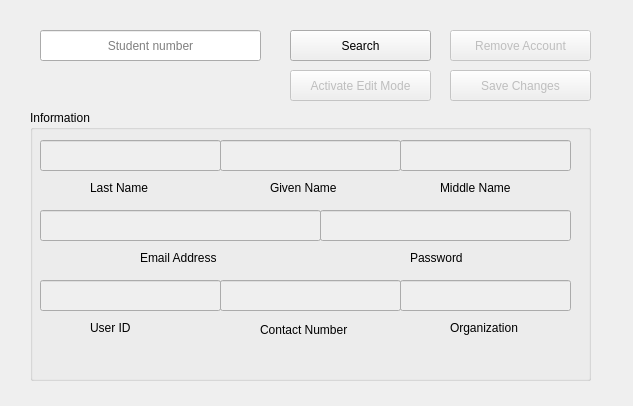
<?xml version="1.0" encoding="UTF-8"?>
<ui version="4.0">
 <class>Form_AccountHandler</class>
 <widget class="QWidget" name="Form_AccountHandler">
  <property name="geometry">
   <rect>
    <x>0</x>
    <y>0</y>
    <width>633</width>
    <height>406</height>
   </rect>
  </property>
  <property name="windowTitle">
   <string>Form</string>
  </property>
  <widget class="QLineEdit" name="lineEdit_StudentNumber">
   <property name="geometry">
    <rect>
     <x>40</x>
     <y>30</y>
     <width>221</width>
     <height>31</height>
    </rect>
   </property>
   <property name="alignment">
    <set>Qt::AlignCenter</set>
   </property>
   <property name="placeholderText">
    <string>Student number</string>
   </property>
  </widget>
  <widget class="QGroupBox" name="groupBox">
   <property name="geometry">
    <rect>
     <x>30</x>
     <y>110</y>
     <width>561</width>
     <height>271</height>
    </rect>
   </property>
   <property name="title">
    <string>Information</string>
   </property>
   <widget class="QLineEdit" name="lineEdit_Surname">
    <property name="enabled">
     <bool>false</bool>
    </property>
    <property name="geometry">
     <rect>
      <x>10</x>
      <y>30</y>
      <width>181</width>
      <height>31</height>
     </rect>
    </property>
    <property name="alignment">
     <set>Qt::AlignCenter</set>
    </property>
    <property name="placeholderText">
     <string/>
    </property>
   </widget>
   <widget class="QLineEdit" name="lineEdit_GivenName">
    <property name="enabled">
     <bool>false</bool>
    </property>
    <property name="geometry">
     <rect>
      <x>190</x>
      <y>30</y>
      <width>181</width>
      <height>31</height>
     </rect>
    </property>
    <property name="alignment">
     <set>Qt::AlignCenter</set>
    </property>
    <property name="placeholderText">
     <string/>
    </property>
   </widget>
   <widget class="QLineEdit" name="lineEdit_MiddleName">
    <property name="enabled">
     <bool>false</bool>
    </property>
    <property name="geometry">
     <rect>
      <x>370</x>
      <y>30</y>
      <width>171</width>
      <height>31</height>
     </rect>
    </property>
    <property name="alignment">
     <set>Qt::AlignCenter</set>
    </property>
    <property name="placeholderText">
     <string/>
    </property>
   </widget>
   <widget class="QLabel" name="label">
    <property name="geometry">
     <rect>
      <x>60</x>
      <y>70</y>
      <width>71</width>
      <height>16</height>
     </rect>
    </property>
    <property name="text">
     <string>Last Name</string>
    </property>
   </widget>
   <widget class="QLabel" name="label_GivenName">
    <property name="geometry">
     <rect>
      <x>240</x>
      <y>70</y>
      <width>71</width>
      <height>16</height>
     </rect>
    </property>
    <property name="text">
     <string>Given Name</string>
    </property>
   </widget>
   <widget class="QLabel" name="label_MiddleName">
    <property name="geometry">
     <rect>
      <x>410</x>
      <y>70</y>
      <width>81</width>
      <height>16</height>
     </rect>
    </property>
    <property name="text">
     <string>Middle Name</string>
    </property>
   </widget>
   <widget class="QLineEdit" name="lineEdit_EmailAddress">
    <property name="enabled">
     <bool>false</bool>
    </property>
    <property name="geometry">
     <rect>
      <x>10</x>
      <y>100</y>
      <width>281</width>
      <height>31</height>
     </rect>
    </property>
    <property name="alignment">
     <set>Qt::AlignCenter</set>
    </property>
    <property name="placeholderText">
     <string/>
    </property>
   </widget>
   <widget class="QLabel" name="label_3">
    <property name="geometry">
     <rect>
      <x>110</x>
      <y>140</y>
      <width>91</width>
      <height>16</height>
     </rect>
    </property>
    <property name="text">
     <string>Email Address</string>
    </property>
   </widget>
   <widget class="QLabel" name="label_GivenName_3">
    <property name="geometry">
     <rect>
      <x>420</x>
      <y>210</y>
      <width>71</width>
      <height>16</height>
     </rect>
    </property>
    <property name="text">
     <string>Organization</string>
    </property>
   </widget>
   <widget class="QLabel" name="label_MiddleName_3">
    <property name="geometry">
     <rect>
      <x>60</x>
      <y>210</y>
      <width>51</width>
      <height>16</height>
     </rect>
    </property>
    <property name="text">
     <string>User ID</string>
    </property>
   </widget>
   <widget class="QLineEdit" name="lineEdit_Organization">
    <property name="enabled">
     <bool>false</bool>
    </property>
    <property name="geometry">
     <rect>
      <x>370</x>
      <y>170</y>
      <width>171</width>
      <height>31</height>
     </rect>
    </property>
    <property name="alignment">
     <set>Qt::AlignCenter</set>
    </property>
    <property name="placeholderText">
     <string/>
    </property>
   </widget>
   <widget class="QLineEdit" name="lineEdit_UserID">
    <property name="enabled">
     <bool>false</bool>
    </property>
    <property name="geometry">
     <rect>
      <x>10</x>
      <y>170</y>
      <width>181</width>
      <height>31</height>
     </rect>
    </property>
    <property name="alignment">
     <set>Qt::AlignCenter</set>
    </property>
    <property name="placeholderText">
     <string/>
    </property>
   </widget>
   <widget class="QLineEdit" name="lineEdit_ContactNumber">
    <property name="enabled">
     <bool>false</bool>
    </property>
    <property name="geometry">
     <rect>
      <x>190</x>
      <y>170</y>
      <width>181</width>
      <height>31</height>
     </rect>
    </property>
    <property name="text">
     <string/>
    </property>
    <property name="alignment">
     <set>Qt::AlignCenter</set>
    </property>
    <property name="placeholderText">
     <string/>
    </property>
   </widget>
   <widget class="QLabel" name="label_4">
    <property name="geometry">
     <rect>
      <x>230</x>
      <y>210</y>
      <width>101</width>
      <height>20</height>
     </rect>
    </property>
    <property name="text">
     <string>Contact Number</string>
    </property>
   </widget>
   <widget class="QLineEdit" name="lineEdit_Password">
    <property name="enabled">
     <bool>false</bool>
    </property>
    <property name="geometry">
     <rect>
      <x>290</x>
      <y>100</y>
      <width>251</width>
      <height>31</height>
     </rect>
    </property>
    <property name="alignment">
     <set>Qt::AlignCenter</set>
    </property>
    <property name="placeholderText">
     <string/>
    </property>
   </widget>
   <widget class="QLabel" name="label_MiddleName_4">
    <property name="geometry">
     <rect>
      <x>380</x>
      <y>140</y>
      <width>61</width>
      <height>16</height>
     </rect>
    </property>
    <property name="text">
     <string>Password</string>
    </property>
   </widget>
  </widget>
  <widget class="QPushButton" name="pushButton_Search">
   <property name="geometry">
    <rect>
     <x>290</x>
     <y>30</y>
     <width>141</width>
     <height>31</height>
    </rect>
   </property>
   <property name="text">
    <string>Search</string>
   </property>
  </widget>
  <widget class="QPushButton" name="pushButton_RemoveAccount">
   <property name="enabled">
    <bool>false</bool>
   </property>
   <property name="geometry">
    <rect>
     <x>450</x>
     <y>30</y>
     <width>141</width>
     <height>31</height>
    </rect>
   </property>
   <property name="text">
    <string>Remove Account</string>
   </property>
  </widget>
  <widget class="QPushButton" name="pushButton_ActivateEditMode">
   <property name="enabled">
    <bool>false</bool>
   </property>
   <property name="geometry">
    <rect>
     <x>290</x>
     <y>70</y>
     <width>141</width>
     <height>31</height>
    </rect>
   </property>
   <property name="text">
    <string>Activate Edit Mode</string>
   </property>
  </widget>
  <widget class="QPushButton" name="pushButton_SaveChanges">
   <property name="enabled">
    <bool>false</bool>
   </property>
   <property name="geometry">
    <rect>
     <x>450</x>
     <y>70</y>
     <width>141</width>
     <height>31</height>
    </rect>
   </property>
   <property name="text">
    <string>Save Changes</string>
   </property>
  </widget>
 </widget>
 <resources/>
 <connections/>
</ui>
